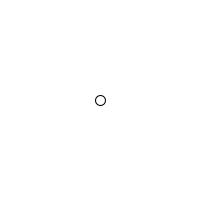
Frame 1 (no input)
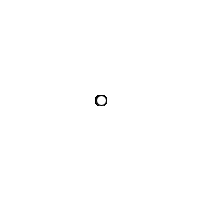
Frame 60 (the mouse pressed at the canvas centre just before this capture)
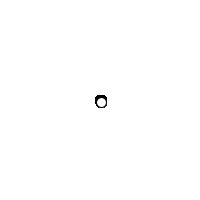
Frame 120 (the mouse held since frame 60 and released just before this capture)

The Processing sketch that drew these frames (run headless with seeded random() and noise(); from frame 60 on, the mouse is pressed at the canvas centre):

// Processing sketch: spiral
// ── spiral.pde
float angle;
float distance = 0;
float intervals = 360;

void setup() {
  size(200,200);
  background(255);
}

void draw() {
  angle += PI/intervals;
  distance += 10/intervals;
  translate(width/2, height/2);
  float x = cos(angle) * distance;
  float y = sin(angle) * distance;
  //line(0, 0, x, y);
  ellipse(x,y,10,10);
}
